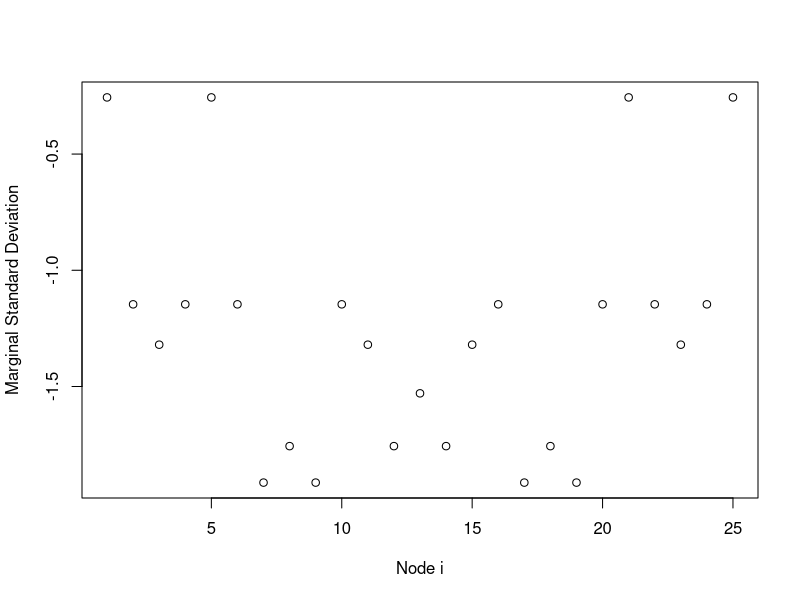
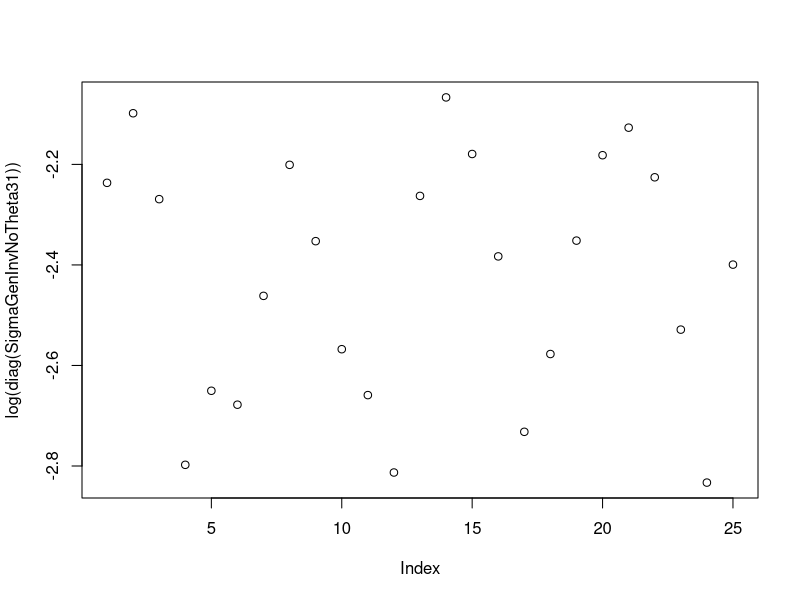
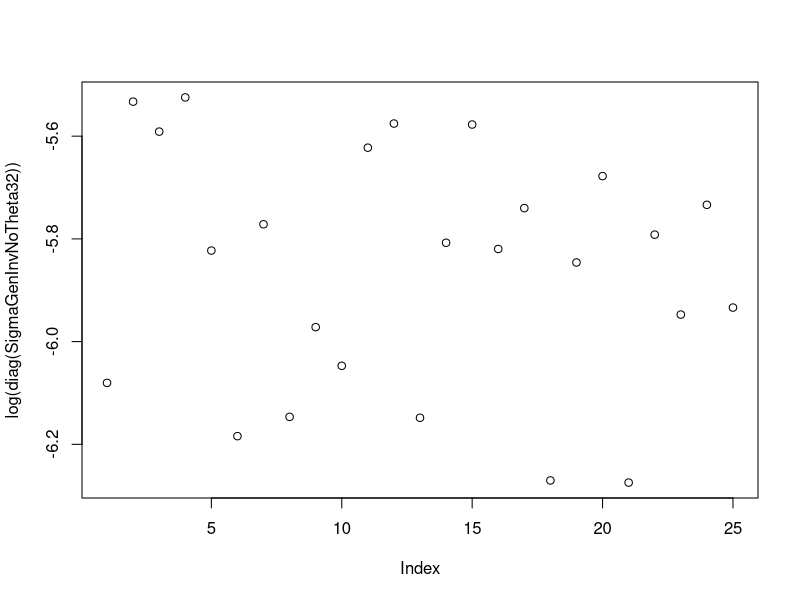
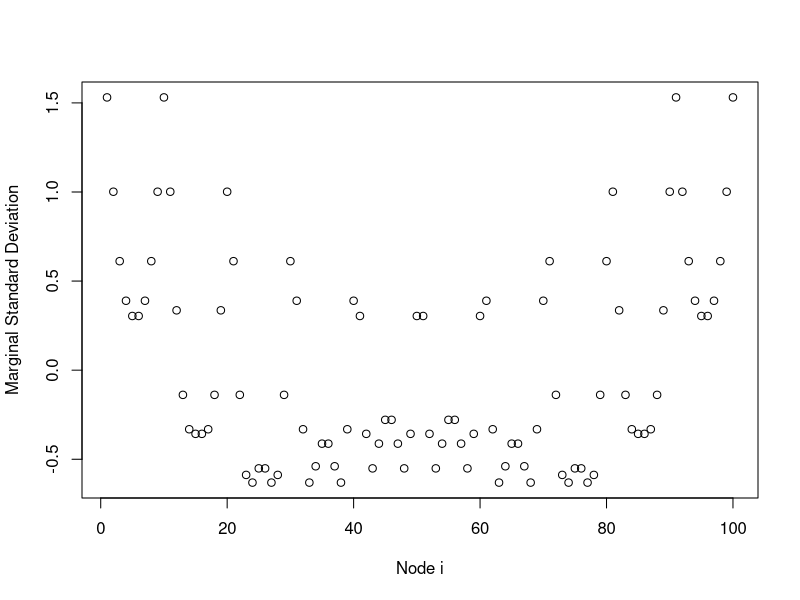
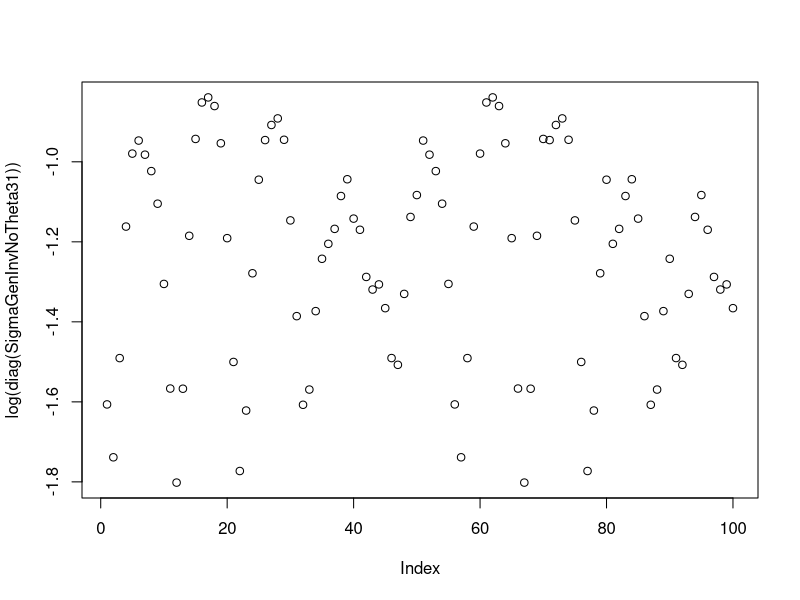
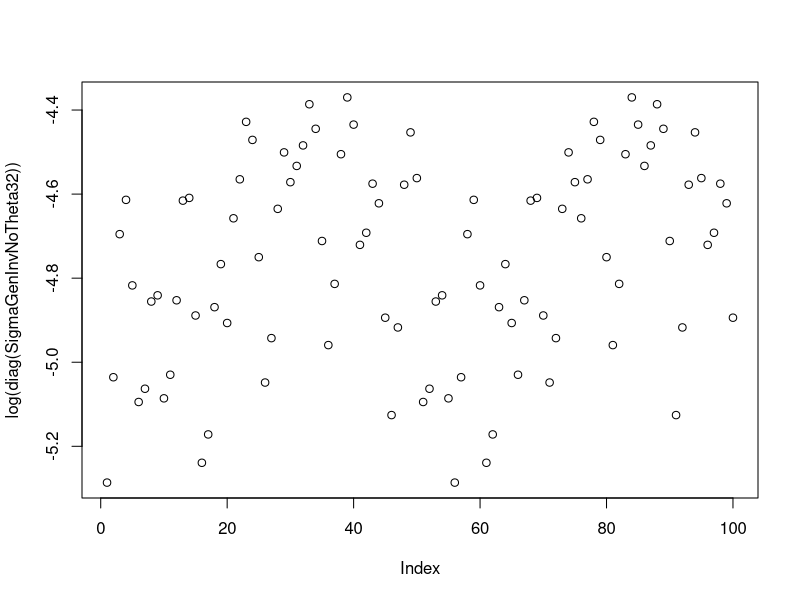
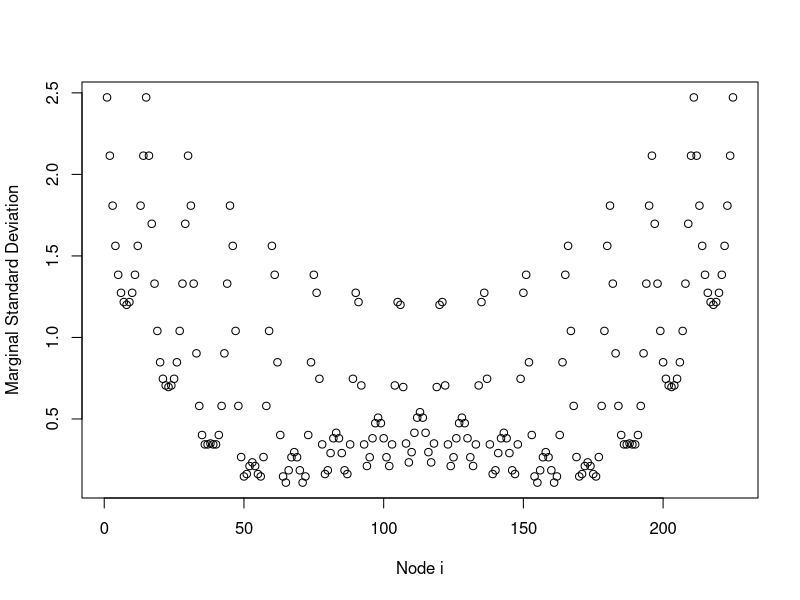
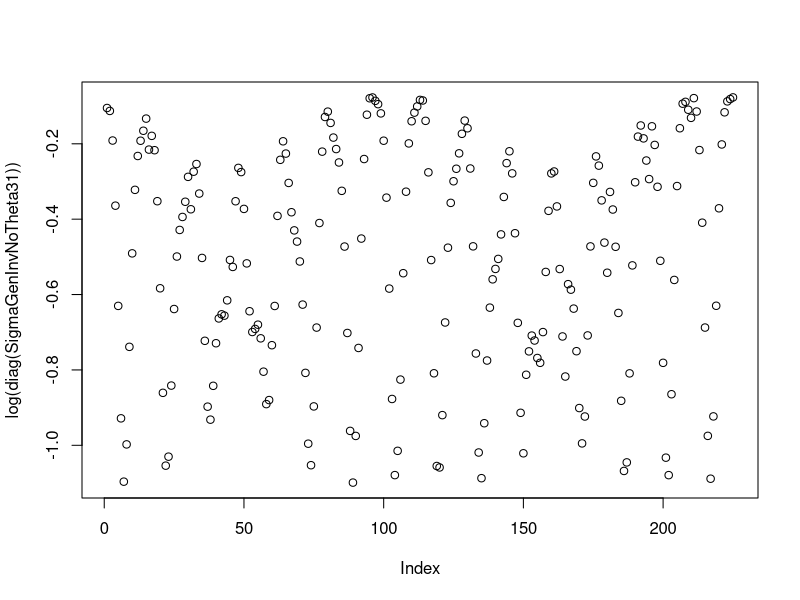

The R source for these figures, in order: (Note: a time limit stopped this script after it produced the figures.)
##########################################################################
# This code provides all the steps that were used for producing the      #
# figures and the tables of the paper Scaling intrinsic Gaussian Markov  #
# random field priors in two dimensions. Describes the structure for     # 
# each type of IGMRFs in one and two dimensions.                         #
##########################################################################

library(ggplot2)

####  IGMRF/random walks ####

############ 1 dimension IGMRF #########################

## 1st order random walk, joint density (x1,x2,...,x100)
RW1 <- function(yr){                                                            # number of nodes (or years) 
  R1                                           <- matrix(0,yr,yr)               # defining the precision matrix
  R1[1,1:2] <- c(1,-1);R1[yr,(yr-1):yr]        <- c(-1,1)                       # first and last row
  for (i in 2:(yr-1)) R1[i,(i-1):(i+1)]        <- c(-1,2,-1)                    # central rows 
  eigenNoData                                  <- eigen(R1)                     # eigenvalues and eigenvector
  #eigenNoData$values[yr]                      <- Inf 
  EigenValGenInv                               <- 1/eigenNoData$val             # the inverse of the eigenvalues
  EigenValGenInv[yr]                           <- 0                             # setting the inverse eigenvalues =0 too
  SigmaGenInvNoTheta1                          <- eigenNoData$vec %*% (EigenValGenInv * t(eigenNoData$vec))# calculating the Sigma* matrix
  #plot(log(diag(SigmaGenInvNoTheta1)),xlab = "Node i", ylab="log-Marginal Standard Deviation") #with log 
  #plot(diag(SigmaGenInvNoTheta1),xlab = "Node i", ylab="Marginal Standard Deviation")
  return(sigma_ref_rw1                         <- exp((1/yr)*sum(0.5*log(diag(SigmaGenInvNoTheta1)))) ) # page 5, calculating the Sigma reference
}

## 2nd order random walk, joint density (x1,x2,...,x100)
RW2                                            <- function(yr){                 # number of nodes (or years) 
  R2                                           <- matrix(0,yr,yr)               # defining the precision matrix
  R2[1,1:3] <- c(1,-2,1);R2[yr,(yr-2):yr]      <- c(1,-2,1)                     # first and last row
  R2[2,1:4]                                    <- c(-2,5,-4,1);R2[yr-1,(yr-3):yr] <- c(1,-4,5,-2) #2nd and 2nd last row
  for (i in 3:(yr-2))   R2[i,(i-2):(i+2)]      <- c(1,-4,6,-4,1)                # central rows
  eigenNoData                                  <- eigen(R2)                     # eigenvalues and eigenvector
  #eigenNoData$values[(yr-1):yr]                <- Inf 
  EigenValGenInv                               <- 1/eigenNoData$val             # the inverse of the eigenvalues
  EigenValGenInv[(yr-1):yr]                    <- 0                             # setting the inverse eigenvalues =0 too
  SigmaGenInvNoTheta2                          <- eigenNoData$vec %*% (EigenValGenInv * t(eigenNoData$vec)) # calculating the Sigma* matrix
  #plot(log(diag(SigmaGenInvNoTheta2)),xlab = "Node i", ylab="log-Marginal Standard Deviation")
  #plot(diag(SigmaGenInvNoTheta2),xlab = "Node i", ylab="Marginal Standard Deviation")
  return(sigma_ref_rw2                         <- exp((1/yr)*sum(0.5*log(diag(SigmaGenInvNoTheta2)))) ) # page 5, calculating the Sigma reference
}
#### 2 dimensions IGMRF ####

## 2D second order random walk, (bound 1, Yue & Speckman )
RW2D                                                  <- function(yr){
  mtx3 <- diag(1,yr) ;mtx1 <- mtx2 <- mtx4 <- mtx5<- mtx6 <- matrix(0,yr,yr)    # define  submatrices
  # 2nd order random walk
  mtx1[1,1:3] <- mtx1[yr,yr:(yr-2)]                   <- c(6,-5,1)              # submatrix of precision matrix
  mtx1[2,1:4] <- mtx1[(yr-1),yr:(yr-3)]               <- c(-5,12,-6,1) 
  for (i in 3:(yr-2)) mtx1[i,(i-2):(i+2)]             <- c(1,-6,12,-6,1) 
  #1st order random walk
  mtx2[1,1:2] <-  mtx2[yr,yr:(yr-1)]                  <- c(-5,2)                # submatrix of precision matrix
  for (i in 2:(yr-1)) mtx2[i,(i-1):(i+1)]             <- c(2,-7,2)
  # 2nd order random walk
  mtx4[1,1:3] <- mtx4[yr,yr:(yr-2)]                   <- c(12,-7,1)             # submatrix of precision matrix
  mtx4[2,1:4] <- mtx4[(yr-1),yr:(yr-3)]               <- c(-7,20,-8,1)
  for (i in 3:(yr-2)) mtx4[i,(i-2):(i+2)]             <- c(1,-8,20,-8,1) 
  #1st order random walk
  mtx5[1,1:2] <-  mtx5[yr,yr:(yr-1)]                  <- c(-6,2)                # submatrix of precision matrix
  for (i in 2:(yr-1)) mtx5[i,(i-1):(i+1)]             <- c(2,-8,2)
  R2D                                                 <- matrix(0,yr^2,yr^2)    # define precision matrix yr^2xyr^2
  R2D[1:yr,1:(3*yr)]                                  <- cbind(mtx1,mtx2,mtx3)
  R2D[((yr-1)*yr+1):(yr^2),((yr-3)*yr+1):(yr^2)]      <- cbind(mtx3,mtx2,mtx1)
  R2D[(yr+1):(2*yr),1:(4*yr)]                         <- cbind(mtx2,mtx4,mtx5,mtx3)
  R2D[((yr-2)*yr+1):((yr-1)*yr),((yr-4)*yr+1):(yr^2)] <- cbind(mtx3,mtx5,mtx4,mtx2)
  for ( i in 3:(yr-2)) R2D[((i-1)*yr+1):(i*yr),((i-3)*yr+1):((i+2)*yr)] <- cbind(mtx3,mtx5,mtx4,mtx5,mtx3)# final matrix of 
  #print(qr(R2D)$rank)
  eigenNoData                                         <- eigen(R2D)             # eigenvalues and eigenvectors  
  eigenNoData$values[(yr^2-2):(yr^2)]                 <- Inf 
  EigenValGenInv                                      <- 1/eigenNoData$val
  EigenValGenInv[(yr^2-2):(yr^2)]                     <- 0  
  SigmaGenInvNoTheta3                                 <- eigenNoData$vec %*% (EigenValGenInv * t(eigenNoData$vec))#calculate  Sigma* 
  #plot(log(diag(SigmaGenInvNoTheta3)),xlab = "Node i", ylab="Marginal Standard Deviation")
  return(sigma_ref_rw2D <- exp((1/(yr^2))*sum(0.5*log(diag(SigmaGenInvNoTheta3)))) )  #calculate Sigma_ref
}

#Figure 1

RW1(50)
RW2(50)
RW2D(50) #it takes time

## 2D Rue&Held, 1st suggestion (Torus 1)
RW2D_1                                                <- function(yr){
  b1                  <- diag(-4, yr);b2              <- diag(1,yr)
  b3                  <- matrix(0,yr,yr);D            <- matrix(0,yr^2,yr^2)
  b1[abs(row(b1) - col(b1)) == 1]                     <- 1
  b1[1,yr]            <- b1[yr,1]                     <- 1
  for ( i in 1:yr) D[((i-1)*yr+1): (i*yr),((i-1)*yr+1):(i*yr)] <- b1
  for ( i in 1:(yr-1)){
    D[((i-1)*yr+1):(i*yr),(i*yr+1):(i*yr+yr)]         <- b2
    D[(i*yr+1):(i*yr+yr),((i-1)*yr+1):(i*yr)]         <- b2
  }
  D[1:yr,(yr*(yr-1)+1):(yr^2)]<-D[(yr*(yr-1)+1):(yr^2),1:yr]<- b2
  D1                                                  <- t(D)%*%D
  #print(qr(D1)$rank)  # since we are in a torus the rank defficiency is 1 not 3
  # qr(D)$rank        #n^2-1
  eigenNoData                                         <- eigen(D1)
  eigenNoData$values[(yr^2-2):(yr^2)]                 <- Inf 
  EigenValGenInv                                      <- 1/eigenNoData$val
  EigenValGenInv[(yr^2-2):(yr^2)]                     <- 0  
  SigmaGenInvNoTheta31                                <- eigenNoData$vec %*% (EigenValGenInv * t(eigenNoData$vec))
  plot(log(diag(SigmaGenInvNoTheta31)))
  return( exp((1/(yr^2))*sum(0.5*log(diag(SigmaGenInvNoTheta31)))) )
  #print(D1)
}
##  2D Rue&Held, 2nd suggestion  (Torus 2)
RW2D_2                                                <- function(yr){ 
  b1 <- diag(-20,yr);b2                               <- diag(4,yr)
  b3 <- matrix(0,yr,yr);D                             <- matrix(0,yr^2,yr^2)
  b1[abs(row(b1) - col(b1)) == 1]                     <- 4
  b2[abs(row(b2) - col(b2)) == 1]                     <- 1
  b1[1,yr]               <- b1[yr,1]                  <- 4
  b2[1,yr]               <- b2[yr,1]                  <- 1
  for ( i in 1:yr) D[((i-1)*yr+1):(i*yr),((i-1)*yr+1):(i*yr)] <- b1
  for ( i in 1:(yr-1)){
    D[((i-1)*yr+1): (i*yr), (i*yr+1):(i*yr+yr)]       <- b2
    D[(i*yr+1):(i*yr+yr), ((i-1)*yr+1):(i*yr)]        <- b2
  }
  D[1:yr,(yr*(yr-1)+1):(yr^2)] <- D[(yr*(yr-1)+1):(yr^2),1:yr]<- b2
  D2                                                  <- t(D)%*%D
  #qr(D)$rank  # since we are in a torus the rank defficiency is 1 not 3!
  #print(qr(D2)$rank)
  eigenNoData                                         <- eigen(D2)
  eigenNoData$values[(yr^2-2):(yr^2)]                 <- Inf 
  EigenValGenInv                                      <- 1/eigenNoData$val
  EigenValGenInv[(yr^2-2):(yr^2)]                     <- 0  
  SigmaGenInvNoTheta32                                <- eigenNoData$vec %*% (EigenValGenInv * t(eigenNoData$vec))
  plot(log(diag(SigmaGenInvNoTheta32)))
  return( exp((1/yr^2)*sum(0.5*log(diag(SigmaGenInvNoTheta32)))) )
}
## 2D second order random walk, (bound 2, Terzopoulos )
RW2D_terz                                             <- function(yr){
  mtx3 <- diag(1,yr) ;mtx1 <- mtx2 <- mtx4 <- mtx5<- mtx6 <- matrix(0,yr,yr)
  # 2nd order random walk
  mtx1[1,1:3] <- mtx1[yr,yr:(yr-2)]                   <- c(4,-4,1)  
  mtx1[2,1:4] <- mtx1[(yr-1),yr:(yr-3)]               <- c(-4,10,-6,1) 
  for (i in 3:(yr-2)) mtx1[i,(i-2):(i+2)]             <- c(1,-6,11,-6,1) 
  #1st order random walk
  mtx2[1,1:2] <-  mtx2[yr,yr:(yr-1)]                  <- c(-4,2)
  for (i in 2:(yr-1)) mtx2[i,(i-1):(i+1)]             <- c(2,-6,2)
  # 2nd order random walk
  mtx4[1,1:3] <- mtx4[yr,yr:(yr-2)]                   <- c(10,-6,1)
  mtx4[2,1:4] <- mtx4[(yr-1),yr:(yr-3)]               <- c(-6,18,-8,1)
  for (i in 3:(yr-2)) mtx4[i,(i-2):(i+2)]             <- c(1,-8,19,-8,1) 
  #1st order random walk
  mtx5[1,1:2] <-  mtx5[yr,yr:(yr-1)]                  <- c(-6,2)
  for (i in 2:(yr-1)) mtx5[i,(i-1):(i+1)]             <- c(2,-8,2)
  # 2nd order random walk
  mtx6[1,1:3] <- mtx6[yr,yr:(yr-2)]                   <- c(11,-6,1)
  mtx6[2,1:4] <- mtx6[(yr-1),yr:(yr-3)]               <- c(-6,19,-8,1)
  for (i in 3:(yr-2)) mtx6[i,(i-2):(i+2)]             <- c(1,-8,20,-8,1) 
  
  R2D                                                 <- matrix(0,yr^2,yr^2)
  R2D[1:yr,1:(3*yr)]                                  <- cbind(mtx1,mtx2,mtx3)
  R2D[((yr-1)*yr+1):(yr^2),((yr-3)*yr+1):(yr^2)]      <- cbind(mtx3,mtx2,mtx1)
  R2D[(yr+1):(2*yr),1:(4*yr)]                         <- cbind(mtx2,mtx4,mtx5,mtx3)
  R2D[((yr-2)*yr+1):((yr-1)*yr),((yr-4)*yr+1):(yr^2)] <- cbind(mtx3,mtx5,mtx4,mtx2)
  for ( i in 3:(yr-2)) R2D[((i-1)*yr+1):(i*yr),((i-3)*yr+1):((i+2)*yr)] <- cbind(mtx3,mtx5,mtx6,mtx5,mtx3)
  
  eigenNoData                                         <- eigen(R2D)
  eigenNoData$values[(yr^2-2):(yr^2)]                 <- Inf 
  EigenValGenInv                                      <- 1/eigenNoData$val 
  EigenValGenInv[(yr^2-2):(yr^2)]                     <- 0  
  SigmaGenInvNoTheta3                                 <- eigenNoData$vec %*% (EigenValGenInv * t(eigenNoData$vec))
  plot(log(diag(SigmaGenInvNoTheta3)),xlab = "Node i", ylab="Marginal Standard Deviation")
  return(sigma_ref_rw2D <- exp((1/(yr^2))*sum(0.5*log(diag(SigmaGenInvNoTheta3)))) )
}
#### Application of the  Sections 3 and 4 #### 
## Section 3 ##

# FIGURE 2
s_RW1                                                 <- s_RW2 <- s_RW2D <- s_RW2D_terz <- s_RW2D_1<-s_RW2D_2 <-rep(0,12)
nodes   <- seq(5,60,5);k                              <- 1
for (i in nodes){
  s_RW1[k]                                            <- RW1(yr=i)  
  s_RW2[k]                                            <- RW2(yr=i) 
  s_RW2D[k]                                           <- RW2D(yr=i)
  s_RW2D_terz[k]                                      <- RW2D_terz(yr=i)
  s_RW2D_1[k]                                         <- RW2D_1(yr=i) 
  s_RW2D_2[k]                                         <- RW2D_2(yr=i) 
  k                                                   <- k+1
}
plot(nodes,s_RW1,type='l',ylim=c(0,20),lty=2,xlab = "Number of nodes",ylab="Standard Deviation")
lines(nodes,s_RW2,col=2,lty=3)
lines(nodes,s_RW2D,col=3,lty=4)
lines(nodes,s_RW2D_terz,col=4,lty=4)
legend(5, 20, c("RW1","RW2","RW2D","RW2D2"), col = 1:4, lty = 2:4,ncol = 3)

df                                                    <- data.frame(Nodes = seq(5,60,5),
                                                                    Standard_Deviation = c(s_RW1,s_RW2,s_RW2D),#,s_RW2D_terz
                                                                    Type = rep(c("s_RW1","s_RW2","s_RW2D"),each=12))#,"s_RW2D_terz"

gg                                                    <- ggplot(data=df, aes(x=Nodes,y=Standard_Deviation,group=Type))+
  geom_line(aes(color=Type))+
  geom_point(aes(color=Type))+
  labs(title="",x="Nodes", y = "Standard Deviation")
gg + theme(text = element_text(size = 15))    

# TABLE 1
for ( i in c(11,20,40)){#,100
  print(RW2D_1(i) )
  print(RW2D_2(i) )
  print( RW2D(i)  )
  print(RW2D_terz(i) )
}
## Section 4 ##

yr                                                    <- 40                     # choosing 40 nodes
s_RW2                                                 <- RW2(yr=yr)             # calculate the reference stndard deviation of second order 1D
s_RW2D                                                <- RW2D(yr=yr)            # calculate the reference stndard deviation of second order 2D
mu                                                    <- 7                      # initial mean value
b                                                     <- 2                      # initial standard deviation
alpha                                                 <- 0.001                  # quantile

# upper limits of the table 10. The U formula is used
# Normal distribution
U_rw2                                                 <- sqrt( b*(s_RW2^2)/qnorm(alpha, mean=mu, sd=1) )
U_rw2D                                                <- sqrt( b*(s_RW2D^2)/qnorm(alpha,mean=mu, sd=1) )
Us1                                                   <- c(U_rw2,U_rw2D)
summary(Us1)                     #Based on median we choose u=0.5
u1                                                    <- round(summary(Us1)[[3]],3)
#I will use the formula of U in respect of beta taking the median of the summary(u)
b_rw2                                                 <- (u1^2)*(qnorm(alpha, mean=mu, sd=1))/(s_RW2^2)
b_rw2D                                                <- (u1^2)*(qnorm(alpha, mean=mu, sd=1))/(s_RW2D^2)
print(c(b_rw2,b_rw2D))

#TABLE 2
s_RW11                                                <- RW1(yr=11)
s_RW12                                                <- RW2(yr=11)
s_RW12D                                               <- RW2D(yr=11) 
s_RW21                                                <- RW1(yr=20)
s_RW22                                                <- RW2(yr=20)
s_RW22D                                               <- RW2D(yr=20) 

#TABLE 3
for ( i in c(1,2,3)){                               # different values of b: initial standard deviation
  for ( j in c(5,11,20,40)){                        # values of nodes
    print(paste("b is: ",i))  
    print(paste("years are: ",j)) 
    s_RW1                                              <- RW1(yr=j) 
    s_RW2                                              <- RW2(yr=j)
    s_RW2D                                             <- RW2D(yr=j) 
    mu                                                 <- 7         
    b                                                  <- i
    alpha                                              <- 0.001
    U_rw1                                              <- sqrt( b*(s_RW1^2)/qnorm(alpha,mean=mu,sd=1))
    U_rw2                                              <- sqrt( b*(s_RW2^2)/qnorm(alpha,mean=mu,sd=1))
    U_rw2D                                             <- sqrt( b*(s_RW2D^2)/qnorm(alpha,mean=mu,sd=1))
    Us1                                                <- c(U_rw1,U_rw2,U_rw2D)
    summary(Us1) #Based on median we choose u=0.5
    u                                                  <- round(summary(Us1)[[3]],3)
    b_rw1                                              <- (u^2)*(qnorm(alpha,mean=mu, sd=1))/(s_RW1^2)
    b_rw2                                              <- (u^2)*(qnorm(alpha,mean=mu, sd=1))/(s_RW2^2)
    b_rw2D                                             <- (u^2)*(qnorm(alpha,mean=mu, sd=1))/(s_RW2D^2)
    print(c(b_rw1,b_rw2,b_rw2D))
  }
}
#TABLE 4 

k                <- 1;       m                         <- c(7,8,10,12)
for ( i in c(0.9,1.2,1.59,3.55)){                      # different initial standard deviations that want scaling
  j<- 11
  print(paste("b is: ",i))  
  s_RW2                                                <- RW2(yr=j)
  s_RW2D                                               <- RW2D(yr=j) 
  mu                                                   <- m[k]       
  b                                                    <- i
  alpha                                                <- 0.001
  U2_rw2                                               <- sqrt( b*(s_RW2^2)/qnorm(alpha,mean=mu,sd=1))#abs()
  U2_rw2D                                              <- sqrt( b*(s_RW2D^2)/qnorm(alpha,mean=mu,sd=1))#abs()
  Us1                                                  <- c(U2_rw2,U2_rw2D)
  summary(Us1) 
  u                                                    <- round(summary(Us1)[[3]],3)
  b2_rw2                                               <- (u^2)*(qnorm(alpha,mean=mu, sd=1))/(s_RW2^2)
  b2_rw2D                                              <- (u^2)*(qnorm(alpha,mean=mu, sd=1))/(s_RW2D^2)
  print(c(b2_rw2,b2_rw2D))
  k<-k+1
}

###### EXTRA: what if I change the U value and the alpha parameter ? in the table 4. ####

#alteration of the 4 table 
# change of alpha, a=0.01

for ( i in c(0.9,1.2,1.59,3.55)){
  j<- 11
  print(paste("b is: ",i))  
  s_RW2         <- RW2(yr=j)
  s_RW2D        <- RW2D(yr=j) 
  mu         <- 7         
  b             <- i
  alpha         <- 0.01
  U2_rw2        <- sqrt( b*(s_RW2^2)/qnorm(alpha,mean=mu,sd=1))
  U2_rw2D       <- sqrt( b*(s_RW2D^2)/qnorm(alpha,mean=mu,sd=1))
  
  Us1           <- c(U2_rw2,U2_rw2D)
  summary(Us1) #Based on median we choose u=0.5
  u             <- round(summary(Us1)[[3]],3)
  b2_rw2        <- (u^2)*(qnorm(alpha,mean=mu, sd=1))/(s_RW2^2)
  b2_rw2D       <- (u^2)*(qnorm(alpha,mean=mu, sd=1))/(s_RW2D^2)
  print(c(b2_rw2,b2_rw2D))
}
#  0.5334365 1.8354918
#  0.7098331 2.4424515
#  0.9410647 3.2380921
#  2.101108 7.229664

# we increase the probability in the tails and the outcome seems more less the same as the table 4.

#alteration of the 4 table 
# change of U: 3rd quantile, 5th position
for ( i in c(0.9,1.2,1.59,3.55)){
  j<- 11
  print(paste("b is: ",i))  
  s_RW2         <- RW2(yr=j)
  s_RW2D        <- RW2D(yr=j) 
  mu         <- 7         
  b             <- i
  alpha         <- 0.001
  U2_rw2        <- sqrt( b*(s_RW2^2)/qnorm(alpha,mean=mu,sd=1))
  U2_rw2D       <- sqrt( b*(s_RW2D^2)/qnorm(alpha,mean=mu,sd=1))
  
  Us1           <- c(U2_rw2,U2_rw2D)
  summary(Us1) #Based on median we choose u=0.5
  u             <- round(summary(Us1)[[5]],3) # 3rd quantile, 5th position
  b2_rw2        <- (u^2)*(qnorm(alpha,mean=mu, sd=1))/(s_RW2^2)
  b2_rw2D       <- (u^2)*(qnorm(alpha,mean=mu, sd=1))/(s_RW2D^2)
  print(c(b2_rw2,b2_rw2D))
}

#alteration of the 4 table 
# change of U #1st quantile, 2nd position
for ( i in c(0.9,1.2,1.59,3.55)){
  j<- 11
  print(paste("b is: ",i))  
  s_RW2         <- RW2(yr=j)
  s_RW2D        <- RW2D(yr=j) 
  mu         <- 7         
  b             <- i
  alpha         <- 0.001
  U2_rw2        <- sqrt( b*(s_RW2^2)/qnorm(alpha,mean=mu,sd=1))
  U2_rw2D       <- sqrt( b*(s_RW2D^2)/qnorm(alpha,mean=mu,sd=1))
  
  Us1           <- c(U2_rw2,U2_rw2D)
  summary(Us1) #Based on median we choose u=0.5
  u             <- round(summary(Us1)[[2]],3) # 3rd quantile, 5th position
  b2_rw2        <- (u^2)*(qnorm(alpha,mean=mu, sd=1))/(s_RW2^2)
  b2_rw2D       <- (u^2)*(qnorm(alpha,mean=mu, sd=1))/(s_RW2D^2)
  print(c(b2_rw2,b2_rw2D))
}

#the values for the variance for the 2d model can change a lot with the U upper level. 
#so if you want smaller values than those in the 4th table use the U of the 1st quantile.
